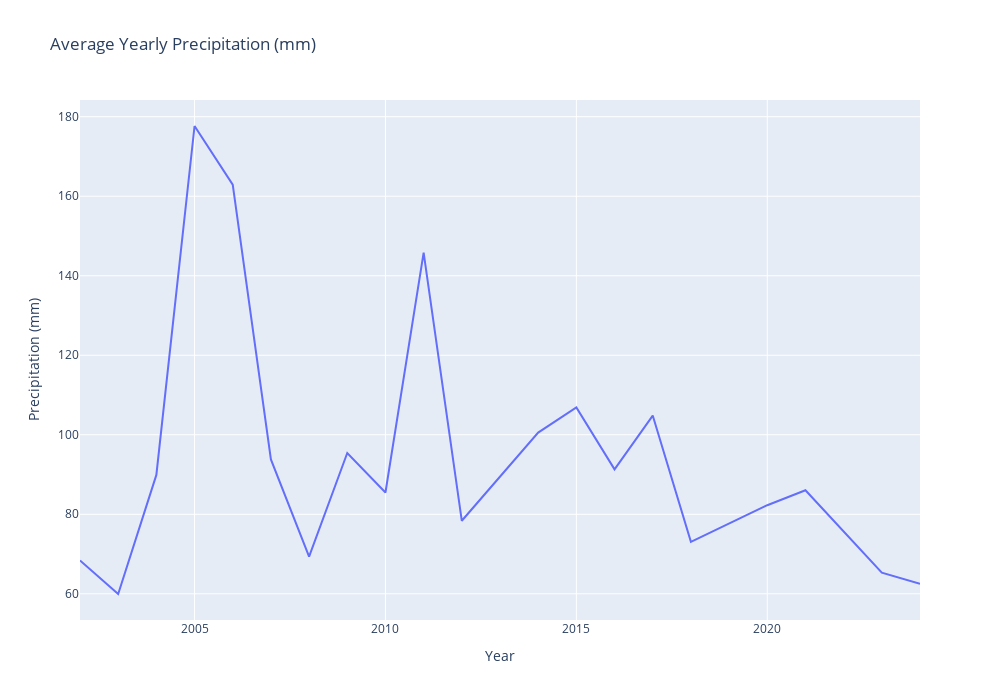

Notebook code for this chart:
### Code cell
fig = px.line(prem, x='year', y='precip',
              title='Average Yearly Precipitation (mm)')
fig.update_layout(xaxis_title='Year',  yaxis_title='Precipitation (mm)', width=1000, height=700)
fig.show()

### Figure 1 — Plotly figure (JSON) as saved in the notebook; plotly's stock layout.template omitted (floating-point values rounded to 4 significant figures)
{"data": [{"hovertemplate": "year=%{x}<br>precip=%{y}<extra></extra>", "legendgroup": "", "line": {"color": "#636efa", "dash": "solid"}, "marker": {"symbol": "circle"}, "mode": "lines", "name": "", "orientation": "v", "showlegend": false, "type": "scatter", "x": [2002, 2003, 2004, 2005, 2006, 2007, 2008, 2009, 2010, 2011, 2012, 2014, 2015, 2016, 2017, 2018, 2020, 2021, 2023, 2024], "xaxis": "x", "y": [68.4, 59.95, 89.9, 177.7, 162.9, 93.79, 69.37, 95.41, 85.49, 145.8, 78.37, 100.6, 106.9, 91.3, 104.8, 73.08, 82.29, 86.05, 65.32, 62.52], "yaxis": "y"}], "layout": {"height": 700, "legend": {"tracegroupgap": 0}, "title": {"text": "Average Yearly Precipitation (mm)"}, "width": 1000, "xaxis": {"anchor": "y", "domain": [0, 1], "title": {"text": "Year"}}, "yaxis": {"anchor": "x", "domain": [0, 1], "title": {"text": "Precipitation (mm)"}}}}
